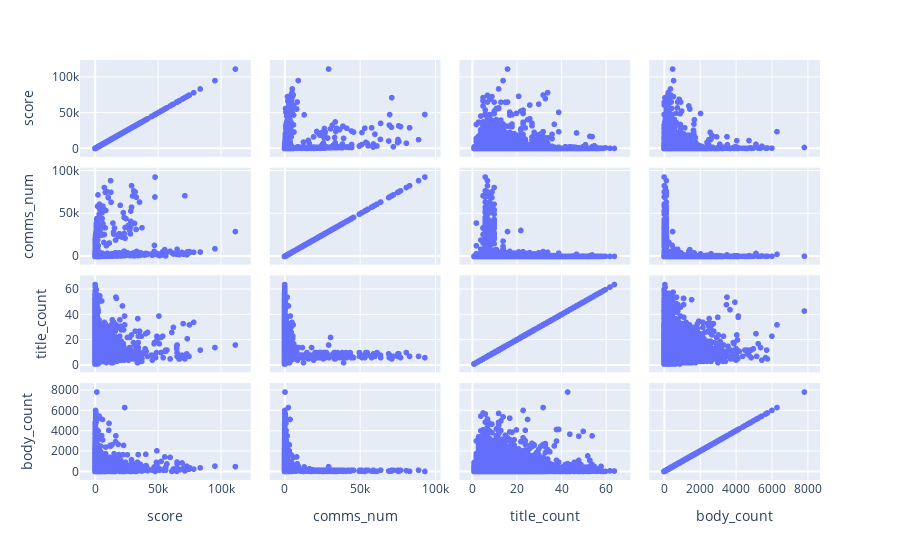

Notebook cell for this chart:
### Code cell
# Scatter chart
import plotly.express as px
px.scatter_matrix(
  df, 
  dimensions=["score","comms_num","title_count","body_count"])

### Figure 1 — Plotly figure (JSON) as saved in the notebook; plotly's stock layout.template omitted (floating-point values rounded to 4 significant figures; data arrays with more than 128 entries replaced by an {"elided": "..."} marker saying what was removed)
{"data": [{"dimensions": [{"axis": {"matches": true}, "label": "score", "values": {"elided": "24737 int values"}}, {"axis": {"matches": true}, "label": "comms_num", "values": {"elided": "24737 int values"}}, {"axis": {"matches": true}, "label": "title_count", "values": {"elided": "24737 int values"}}, {"axis": {"matches": true}, "label": "body_count", "values": {"elided": "24737 int values"}}], "hovertemplate": "%{xaxis.title.text}=%{x}<br>%{yaxis.title.text}=%{y}<extra></extra>", "legendgroup": "", "marker": {"color": "#636efa", "symbol": "circle"}, "name": "", "showlegend": false, "type": "splom"}], "layout": {"dragmode": "select", "legend": {"tracegroupgap": 0}, "margin": {"t": 60}}}
